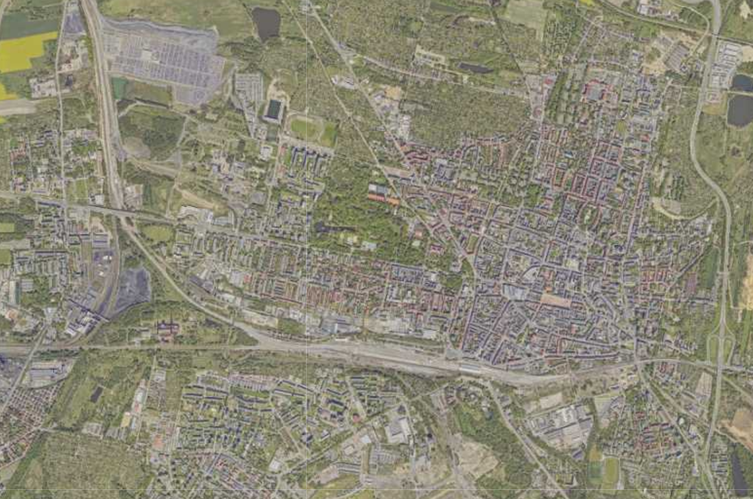
#> input picture lab1/Bytom.png, 753 x 499 px, shrunk from 1159 x 768 before the run
$ jupyter execute algebra_dabrowa.ipynb
#> lines starting #> are read from the running program, lines starting #| are printed output that depends on the picture
#Introduction to Linear Algebra and the world of probablitites

In this work-sheet, we shall do two activities. First of all we shall check the power of SVD. Then we shall check how may we generate data from an arbitrary distribution (given that we have the ability to generate data from a uniform distribution).

##Singular Value Decomposition
Lets load an image and try to do it's SVD.

Please note the way to access an image from your Google drive. Change the code accordingly (and load an image in your Google drive) to access to your own image!

Mark that we shall be using PIL's Image library, a useful set of powerful algorithms for image processing.

[cell 1]
import matplotlib.pyplot as plt
import numpy as np
import time

from PIL import Image

[cell 2]
# Load the Drive helper and mount
#from google.colab import drive
#drive.mount('/content/drive')

Lets load the image and convert that to a gray-scale version (so that we can treat it just like a 2D matrix). What will happen if its not gray-scale?

Mark how we have used the command $matrix$ to generate a matrix from the image!

### Answers
If we had not a gray-scale image (like RGB), we would have 2 additional layers of band components. For example, first layer is red, second green and the third would be blue. All of those would be presented in a gray scale.

# City centre
The city centre of Bytom

[cell 3]
img = Image.open("Bytom.png")
#> img is the input picture: PIL image 753x499 RGBA; mean R, G, B, A 139.4, 136.4, 119.2, 255
imggray = img.convert('L')
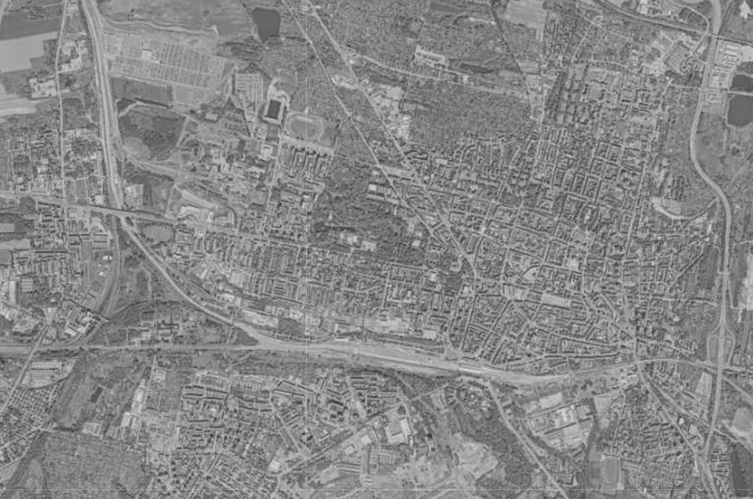
#> imggray: PIL image 753x499 L; min 52, max 221, mean 135.3

[cell 4]
imgmat = np.array(list(imggray.getdata(band=0)), float)
imgmat.shape = (imggray.size[1], imggray.size[0])
imgmat = np.matrix(imgmat)
plt.figure(figsize=(9,6))
plt.imshow(imgmat, cmap='gray')

###SVD

We can directly use the $svd$ command from Numpy to operate SVD on the matrix.

Lets first check how the image will look if we only use a single vector to reconstruct the image.

[cell 5]
U, sigma, V = np.linalg.svd(imgmat)
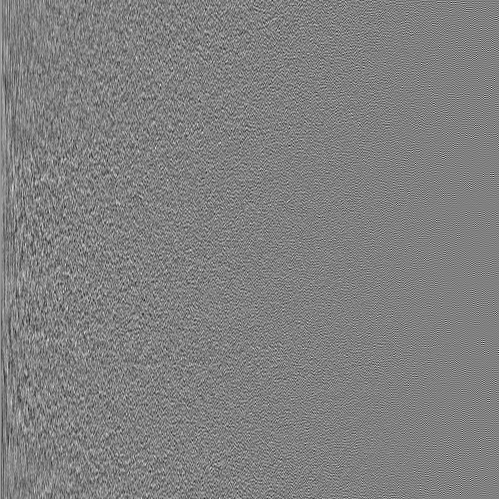
#> U: shape (499, 499) float64; min -0.248, max 0.244, mean 9.14e-05; drawn with min black and max white
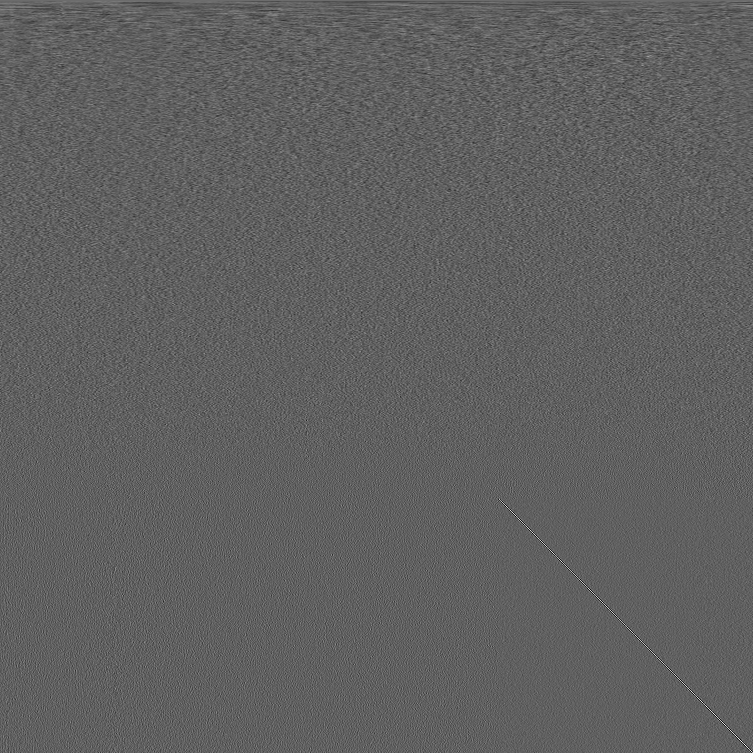
#> V: shape (753, 753) float64; min -0.289, max 0.476, mean 4.86e-05; drawn with min black and max white
#> sigma = 499 values, max 82964.8 at index 0, min 3.96 at index 498, mean 544.3
reconstimg = np.matrix(U[:, :1]) * np.diag(sigma[:1]) * np.matrix(V[:1, :])
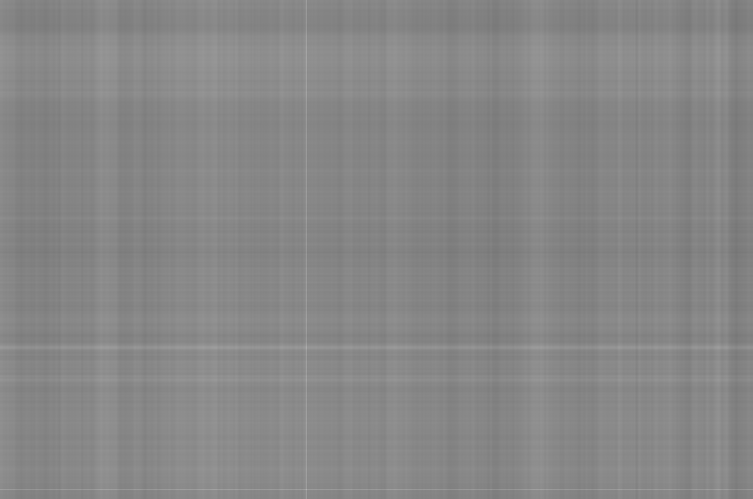
#> reconstimg: shape (499, 753) float64; min 117.2, max 179.2, mean 135.3
plt.imshow(reconstimg, cmap='gray');

Now lets check how does the sigma vector look like.

What do you observe? How many vecotrs can we use to get a decent reconstruction of the image?
What will happen if we omit the first 1-2 vectors (corresponding to the largest eigen values)?

[cell 6]
U.shape
sigma.shape
plt.plot(sigma)
#> figure, not shown here; curve peaks at x = 0, y = 82964.8

[cell 7]
#i = 70
i = 50
j = 0
reconstimg = np.matrix(U[:, j:i]) * np.diag(sigma[j:i]) * np.matrix(V[j:i, :])
plt.imshow(reconstimg, cmap='gray');

[cell 8]
#i = 70
i = 50
j = 2 # omiting first 2 vectors
reconstimg = np.matrix(U[:, j:i]) * np.diag(sigma[j:i]) * np.matrix(V[j:i, :])
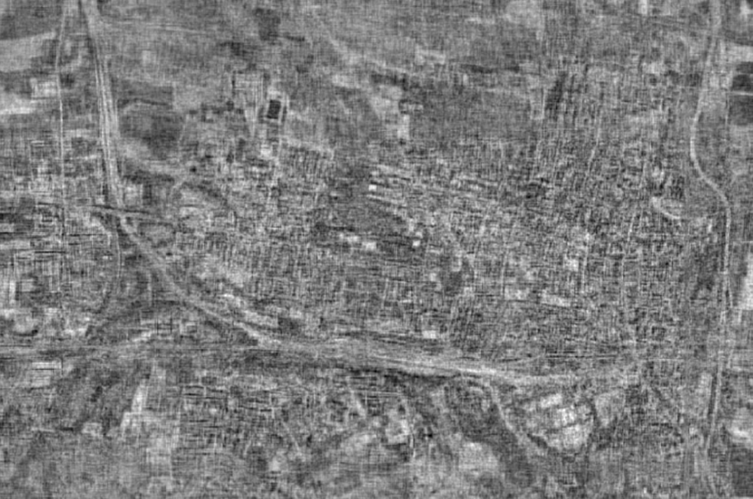
#> reconstimg: shape (499, 753) float64; min -77.16, max 80.52, mean 0; drawn with min black and max white
plt.imshow(reconstimg, cmap='gray');

### Results
For reconstructing an image of the city centre we need at least 50 vectors. In that case we can differ particular streets. When we have 40 vectors, main streets are distinguishable, but smaller ones not.
Omiting first 2 vectors may sharpen edges, but it doesn't seem to make a big difference.

# Mountain
The photo of Tatra Mountain

[cell 9]
img2 = Image.open("Tatry.png")
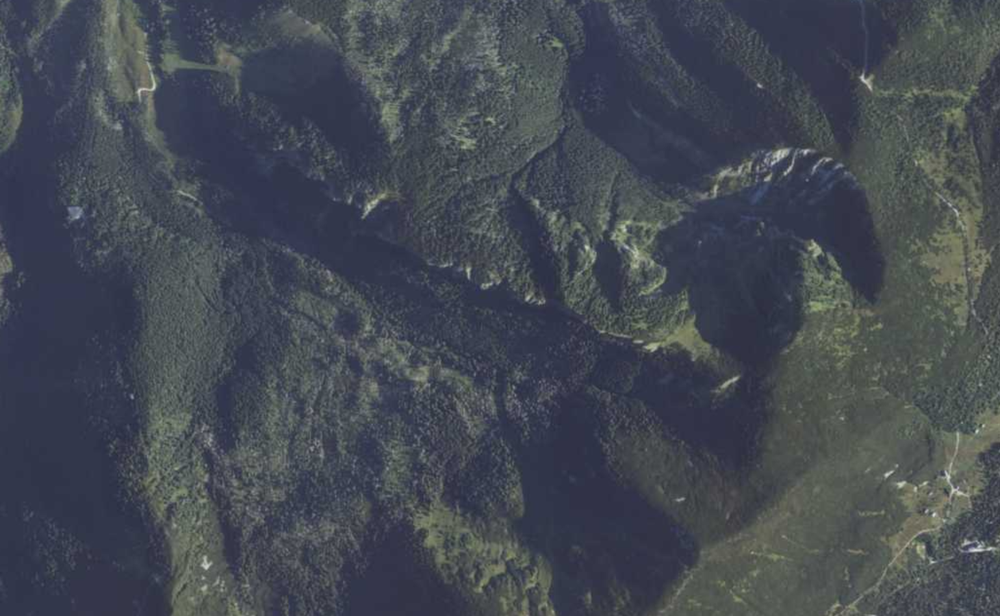
#> input picture lab1/Tatry.png, 1000 x 616 px, shrunk from 1539 x 948 before the run
#> img2 is the input picture: PIL image 1000x616 RGBA; mean R, G, B, A 68.4, 73.7, 82.9, 255
imggray2 = img2.convert('L')
imgmat2 = np.array(list(imggray2.getdata(band=0)), float)
imgmat2.shape = (imggray2.size[1], imggray2.size[0])
imgmat2 = np.matrix(imgmat2)
plt.figure(figsize=(9,6))
plt.imshow(imgmat2, cmap='gray')

[cell 10]
U2, sigma2, V2 = np.linalg.svd(imgmat2)
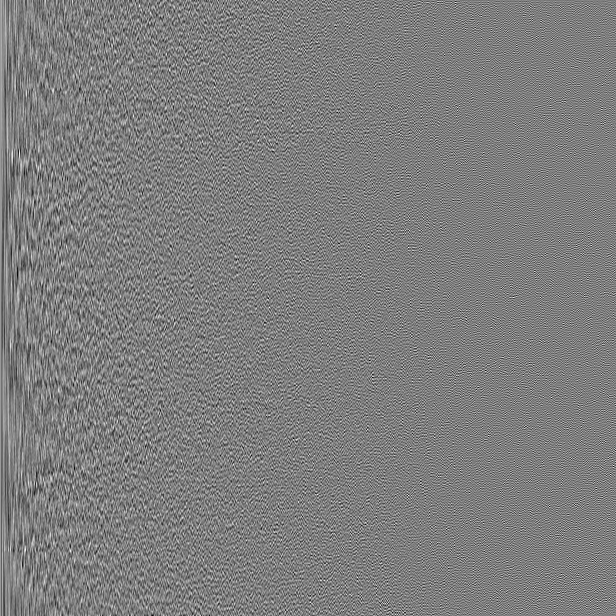
#> U2: shape (616, 616) float64; min -0.185, max 0.189, mean 6.48e-05; drawn with min black and max white
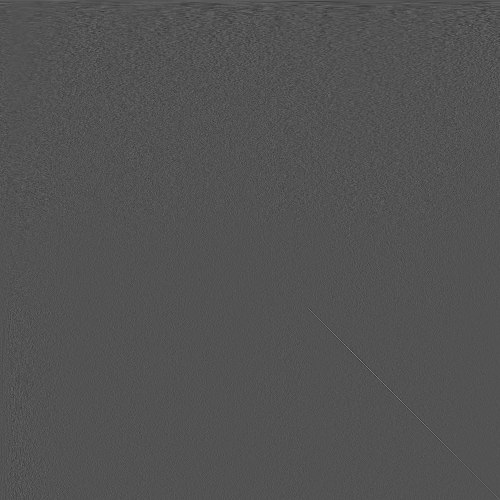
#> V2: shape (1000, 1000) float64 (shown at 1/2 size); min -0.267, max 0.555, mean 2.89e-05; drawn with min black and max white
#> sigma2 = 616 values, max 57827 at index 0, min 3.35 at index 615, mean 315.9
reconstimg2 = np.matrix(U2[:, :1]) * np.diag(sigma2[:1]) * np.matrix(V2[:1, :])
plt.imshow(reconstimg2, cmap='gray');

[cell 11]
U2.shape
sigma2.shape
plt.plot(sigma2)
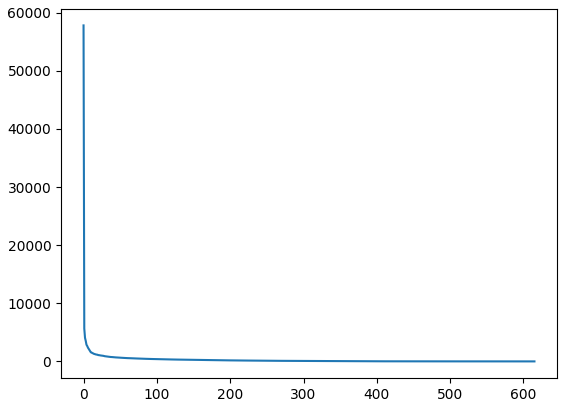
#> figure drawn by matplotlib, 1 panel; curve peaks at x = 0, y = 57827

[cell 12]
i = 40
j = 0
reconstimg2 = np.matrix(U2[:, j:i]) * np.diag(sigma2[j:i]) * np.matrix(V2[j:i, :])
plt.imshow(reconstimg2, cmap='gray');

[cell 13]
i = 40
j = 2 # ommiting the first 2 vectors
reconstimg2 = np.matrix(U2[:, j:i]) * np.diag(sigma2[j:i]) * np.matrix(V2[j:i, :])
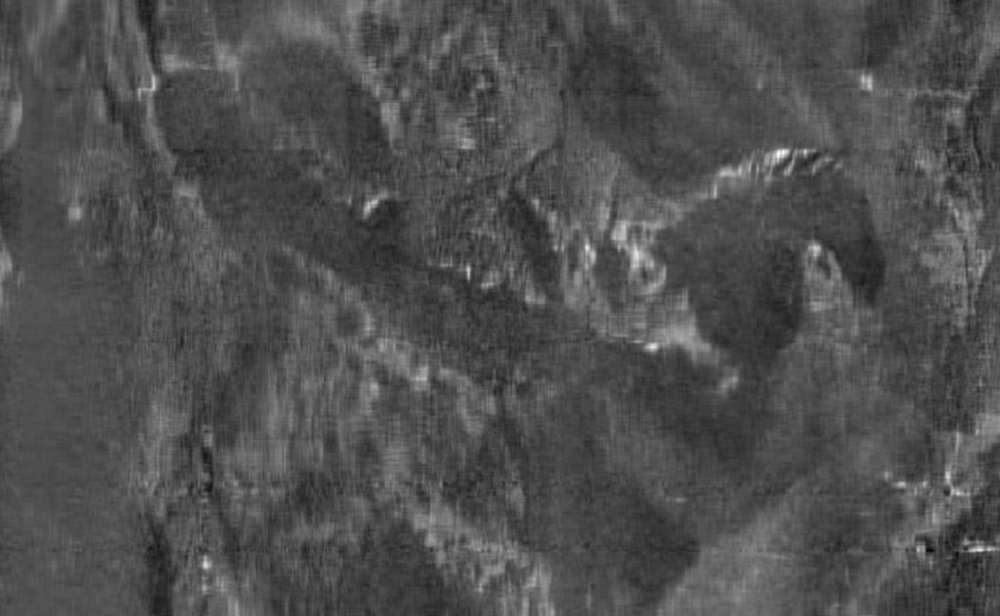
#> reconstimg2: shape (616, 1000) float64; min -55.71, max 122.6, mean 0; drawn with min black and max white
plt.imshow(reconstimg2, cmap='gray');
